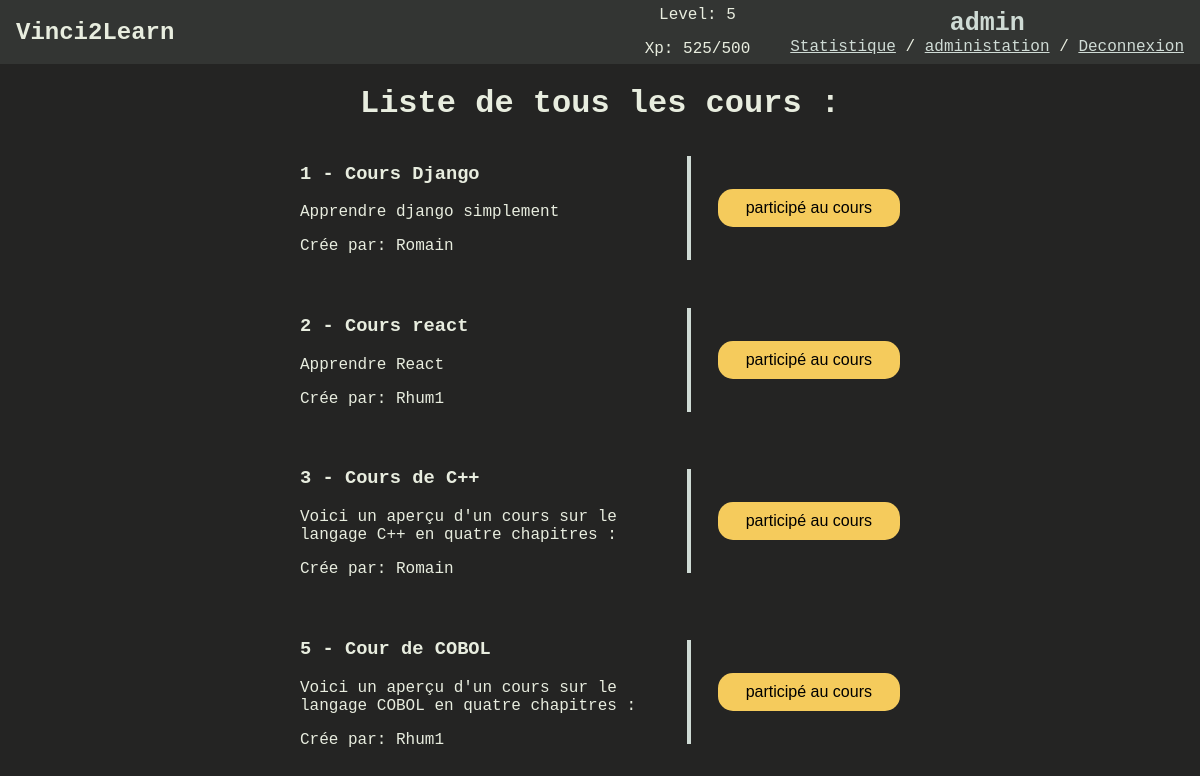
Page /lesson/all/ (signed in) on the committed database.
### Auth/models.py (models this page shows)
class User(AbstractUser):
  level= models.IntegerField(default=1)
  xp= models.IntegerField(default=0)

### Lesson/models.py (models this page shows, shortened)
class Lesson(models.Model):
  class Difficulty(models.TextChoices):
    EASY = "1", "Facile"
    NORMAL = "2", "Moyen"
    HARD = "3", "Difficile"
    EXTREM = "4", "Exteme"
  title = models.CharField(default="Titre du cours", max_length=100)
  description = models.CharField(default="Description du cours", max_length=300)
  author = models.CharField(max_length=10)
  dificulty = models.CharField(max_length=2,
        choices=Difficulty.choices,
        default=Difficulty.EASY)
  xp_reward = models.IntegerField(default=25)
  created_at = models.DateTimeField(default=now)
  updated_at = models.DateTimeField(default=now)

### Lesson/views.py (the view)
# urls.py: path('all/', lessons_index, name="lessons"),
def lessons_index(request):
  if not request.user.is_authenticated:
    return redirect("home")
  context={"lessons": Lesson.objects.all()}
  return render(request, "lessons_index.html", context=context)

### Lesson/templates/lessons_index.html (shortened to what this page needs)
<html lang="en">
  <head>
    {% load static %}
    <link rel="stylesheet" href="{% static 'styles.css' %}" />
  </head>
  <body onload="xp_max({{user.level}})">
    <nav>
      <div class="navigation_left">
        <h1>Vinci2Learn</h1>
      </div>
      <div class="navigation_right">
        {% if user.is_authenticated%}
        <div class="xp_div">
          <div>
            <p>Level: {{user.level}}</p>
            <p>Xp: {{user.xp}}/<span id="xp_max"></span></p>
          </div>
          <div>
            <a class="username">{{user.username}}</a>
            <div>
            <a href={% url 'statistic'%}>Statistique</a>
            <span>/</span>
            {% if user.is_superuser %}
            <a href={% url 'create_lesson' %}>administation</a>
            <span>/</span>
            {% endif %}
            <a href={% url 'logout'%}>Deconnexion</a>
            </div>
          </div>
        </div>
        {% else %}
        <button onclick="goToLogin()">Connection</button>
        {% endif %}
      </div>
    </nav>
    <h1>Liste de tous les cours :</h1>
    <div class="box_lessons">
      {% for lesson in lessons %}
      <div class="box_lesson">
        <div class="lesson_detail">
          <h3>{{lesson.id}} - {{lesson.title}}</h3>
          <p>{{lesson.description}}</p>
          <p>Crée par: {{lesson.author}}</p>
        </div>
        <div class="divider"></div>
        <div>
          <button onclick="goToLesson({{lesson.id}})">
            participé au cours
          </button>
        </div>
      </div>
      {% endfor %}
    </div>
  </body>
</html>

### Vinci2Learn/static/styles.css (style rules this page uses)
body { margin: 0; padding: 0; background-color: #242423; color: #E8EDDF; text-align: center; font-family: "Lucida Console", "Courier New", monospace; }
nav { height: 4rem; width: 100vw; background-color: #333533; display: flex; justify-content: space-between; align-items: center; }
.navigation_right { margin-right: 1rem; }
.navigation_left { margin-left: 1rem; }
.xp_div { display: flex; align-items: center; gap: 40px; }
.username { font-weight: bold; font-size: 25px; text-decoration: none; }
button { background-color: #F5CB5C; border: none; padding: 10px 28px; text-align: center; text-decoration: none; display: inline-block; font-size: 16px; border-radius: 15px; cursor: pointer; }
.box_lesson { display: flex; justify-content: space-between; align-items: center; gap: 20px; width: 50%; }
.box_lessons { width: 100vw; display: flex; flex-direction: column; align-items: center; gap: 25px; }
.divider { width: 0px; height: 100px; border: #CFDBD5 solid 2px; }
.box_lesson > div { text-align: left; }
.lesson_detail { width: 60%; }
a { text-decoration: underline; color: #CFDBD5 }

### rows in the picture
Lesson: id "1", title "Cours Django", description "Apprendre django simplement", author "Romain"
Lesson: id "2", title "Cours react", description "Apprendre React", author "Rhum1"
Lesson: id "3", title "Cours de C++", description "Voici un aperçu d'un cours sur le langage C++ en quatre chapitres :", author "Romain"
Lesson: id "5", title "Cour de COBOL", description "Voici un aperçu d'un cours sur le langage COBOL en quatre chapitres :", author "Rhum1"

### other values in the picture
{{ user.level }} "5"
{{ user.xp }} "525"
{{ user.username }} "admin"
